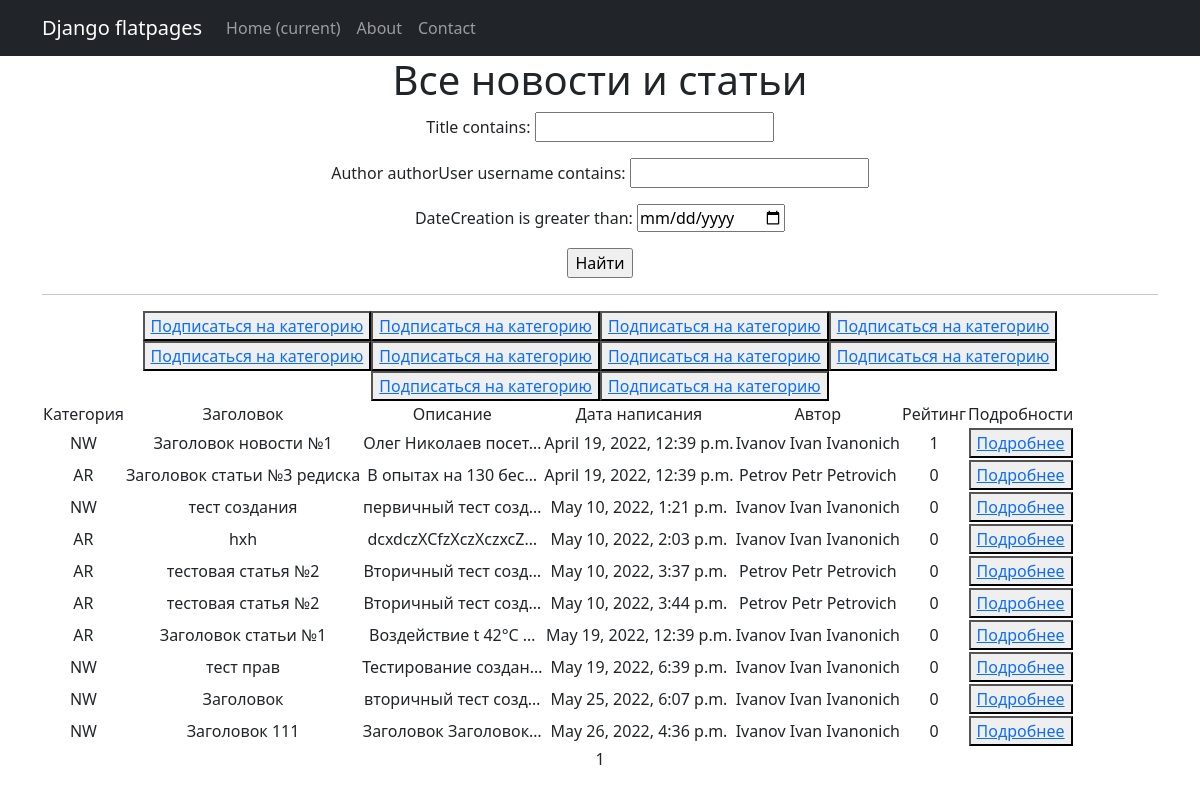
Page /news/ on the committed database.
### news/models.py (models this page shows, shortened)
class Post(models.Model):
    author = models.ForeignKey(Author, on_delete=models.CASCADE)
    NEWS = 'NW'
    ARTICLE = 'AR'
    CATEGORY_CHOICES = (
        (NEWS, 'Новость'),
        (ARTICLE, 'Статья'),
    )
    categoryType = models.CharField(max_length=2, choices=CATEGORY_CHOICES, default=ARTICLE)
    dateCreation = models.DateTimeField(auto_now_add=True)
    postCategory = models.ManyToManyField(Category, through='PostCategory')
    title = models.CharField(max_length=128)
    text = models.TextField()
    rating = models.SmallIntegerField(default=0)

class Author(models.Model):
    authorUser = models.OneToOneField(User, on_delete=models.CASCADE)
    ratingAuthor = models.SmallIntegerField(default=0)

### news/views.py (the view)
# urls.py: path('', PostsList.as_view()),
class PostsList(ListView):
    model = Post
    ordering = 'dateCreation'
    template_name = 'news.html'
    context_object_name = 'posts'
    paginate_by = 20
    def get_queryset(self):
        queryset = super().get_queryset()
        self.filterset = PostFilter(self.request.GET, queryset)
        return self.filterset.qs
    def get_context_data(self, **kwargs):
        context = super().get_context_data(**kwargs)
        context['filterset'] = self.filterset
        return context

### templates/news.html (shortened to what this page needs)
{% extends 'flatpages/default.html' %}
{% block content %}
   <h1>Все новости и статьи</h1>
   <form action="" method="get">
       {{ filterset.form.as_p }}
       <input type="submit" value="Найти" />
   </form>
   <hr>
   {% if posts %}
       <table>
           <tr>
               <td>Категория</td>
               <td>Заголовок</td>
               <td>Описание</td>
               <td>Дата написания</td>
               <td>Автор</td>
               <td>Рейтинг</td>
               <td>Подробности</td>
           </tr>
           {% for post in posts %}
           <tr>
               <td>{{ post.categoryType }}</td>
               <td>{{ post.title}}</td>
               <td>{{ post.text|truncatechars:20 }}</td>
               <td>{{ post.dateCreation }}</td>
               <td>{{ post.author.authorUser }}</td>
               <td>{{ post.rating }}</td>
               <td><button> <a href=/news/{{ post.id }}> Подробнее</a></button></td>
               <button> <a href="sub/">Подписаться на категорию</a> </button>
           </tr>
           {% endfor %}
       </table>
   {% else %}
       <h2>Статей/новостей нет!</h2>
   {% endif %}
   {{ page_obj.number }}
{% endblock content %}

### rows in the picture
Post: categoryType "NW", title "Заголовок новости №1", text "Олег Николаев посет…", dateCreation "April 19, 2022, 12:39 p.m.", author.authorUser "Ivanov Ivan Ivanonich", rating "1"
Post: categoryType "AR", title "Заголовок статьи №3 редиска", text "В опытах на 130 бес…", dateCreation "April 19, 2022, 12:39 p.m.", author.authorUser "Petrov Petr Petrovich", rating "0"
Post: categoryType "NW", title "тест создания", text "первичный тест созд…", dateCreation "May 10, 2022, 1:21 p.m.", author.authorUser "Ivanov Ivan Ivanonich", rating "0"
Post: categoryType "AR", title "hxh", text "dcxdczXCfzXczXczxcZ…", dateCreation "May 10, 2022, 2:03 p.m.", author.authorUser "Ivanov Ivan Ivanonich", rating "0"
Post: categoryType "AR", title "тестовая статья №2", text "Вторичный тест созд…", dateCreation "May 10, 2022, 3:37 p.m.", author.authorUser "Petrov Petr Petrovich", rating "0"
Post: categoryType "AR", title "тестовая статья №2", text "Вторичный тест созд…", dateCreation "May 10, 2022, 3:44 p.m.", author.authorUser "Petrov Petr Petrovich", rating "0"
Post: categoryType "AR", title "Заголовок статьи №1", text "Воздействие t 42°С …", dateCreation "May 19, 2022, 12:39 p.m.", author.authorUser "Ivanov Ivan Ivanonich", rating "0"
Post: categoryType "NW", title "тест прав", text "Тестирование создан…", dateCreation "May 19, 2022, 6:39 p.m.", author.authorUser "Ivanov Ivan Ivanonich", rating "0"
Post: categoryType "NW", title "Заголовок", text "вторичный тест созд…", dateCreation "May 25, 2022, 6:07 p.m.", author.authorUser "Ivanov Ivan Ivanonich", rating "0"
Post: categoryType "NW", title "Заголовок 111", text "Заголовок Заголовок…", dateCreation "May 26, 2022, 4:36 p.m.", author.authorUser "Ivanov Ivan Ivanonich", rating "0"

### other values in the picture
{{ page_obj.number }} "1"
